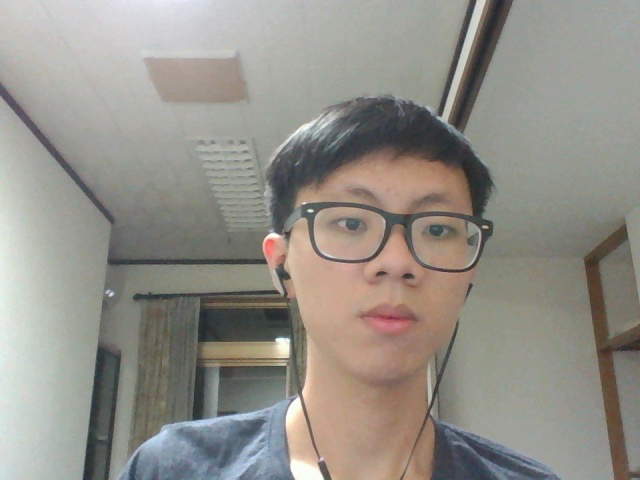
#> input picture frame 2 of ASD/1/23.avi, 640 x 480 px, given in place of vtest.avi, which was not available
$ jupyter execute --allow-errors opticflow.ipynb   (text cells are left out)
#> lines starting #> are read from the running program, lines starting #| are printed output that depends on the picture; pictures that were not available may be replaced by others from this repository, and a replacement may not be noted
[cell 1]
import cv2
import numpy as np
cap = cv2.VideoCapture("vtest.avi")
ret, frame1 = cap.read()
#> frame1 is the input picture: shape (480, 640, 3); mean B, G, R 137.1, 144.1, 147.8
prvs = cv2.cvtColor(frame1,cv2.COLOR_BGR2GRAY)
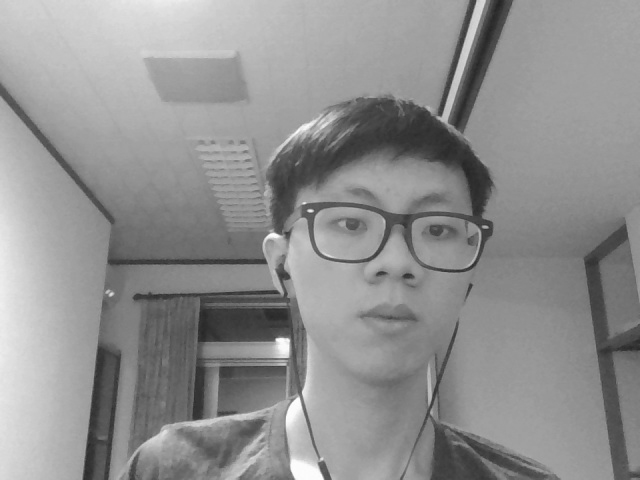
#> prvs: shape (480, 640); min 36, max 254, mean 144.3
hsv = np.zeros_like(frame1)
hsv[...,1] = 255
while(1):
    ret, frame2 = cap.read()
    next = cv2.cvtColor(frame2,cv2.COLOR_BGR2GRAY)
    flow = cv2.calcOpticalFlowFarneback(prvs,next, None, 0.5, 3, 15, 3, 5, 1.2, 0)
    mag, ang = cv2.cartToPolar(flow[...,0], flow[...,1])
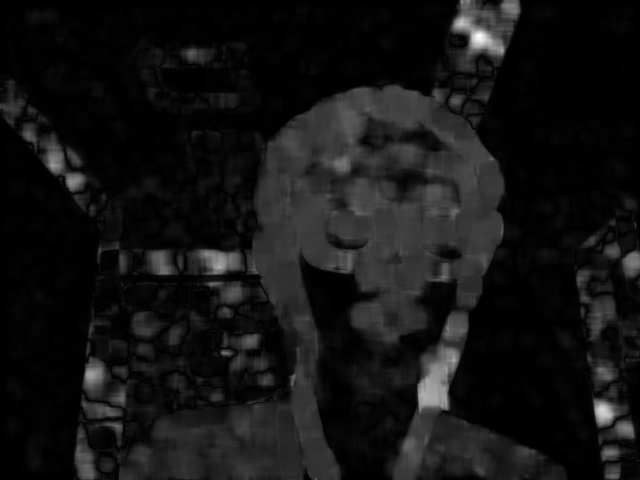
#> mag: shape (480, 640) float32; min 2.61e-05, max 4.74, mean 0.38; drawn with min black and max white
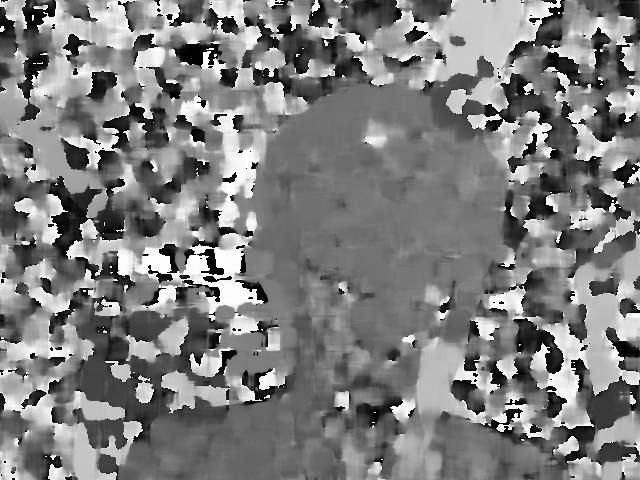
#> ang: shape (480, 640) float32; min 4.37e-05, max 6.28, mean 3.12; drawn with min black and max white
    hsv[...,0] = ang*180/np.pi/2
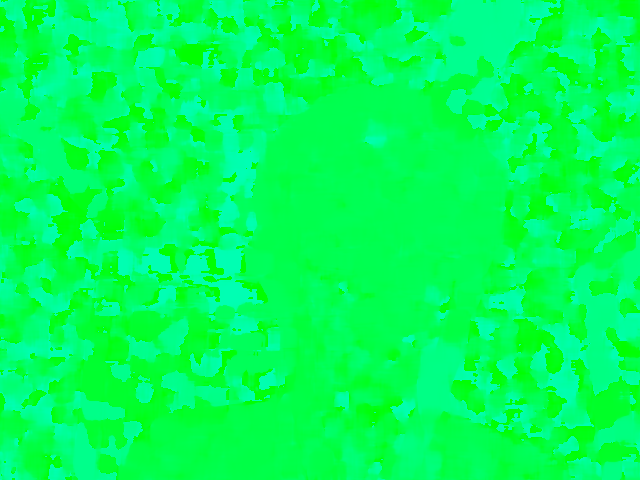
#> hsv: shape (480, 640, 3); mean of channels 0, 1, 2 89, 255, 0; drawn as B, G, R
    hsv[...,2] = cv2.normalize(mag,None,0,255,cv2.NORM_MINMAX)
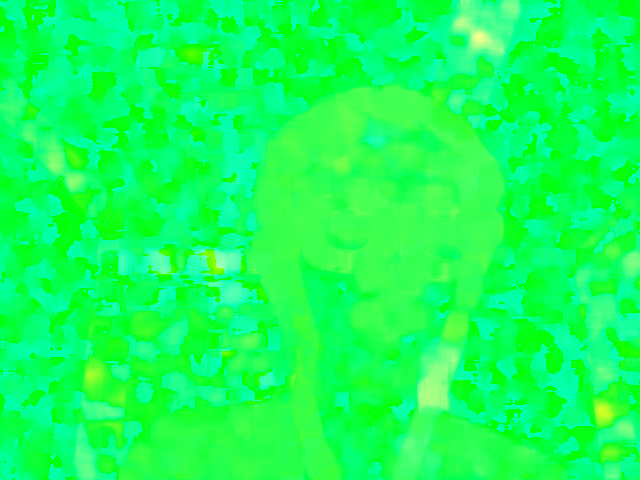
#> hsv: shape (480, 640, 3); mean of channels 0, 1, 2 89, 255, 20; drawn as B, G, R
    bgr = cv2.cvtColor(hsv,cv2.COLOR_HSV2BGR)
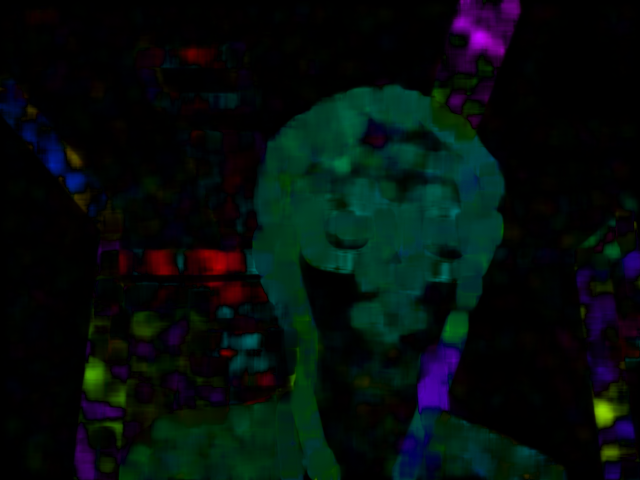
#> bgr: shape (480, 640, 3); mean B, G, R 12.4, 14, 4.3
    cv2.imshow('frame2',bgr)
    k = cv2.waitKey(30) & 0xff
#> (key Esc is pressed here)
    if k == 27:
        break
    elif k == ord('s'):
        cv2.imwrite('opticalfb.png',frame2)
        cv2.imwrite('opticalhsv.png',bgr)
    prvs = next
cap.release()
cv2.destroyAllWindows()

[cell 2]
import numpy as np
import cv2
cap = cv2.VideoCapture(0)
tmp = []
# params for ShiTomasi corner detection
feature_params = dict( maxCorners = 100,
                       qualityLevel = 0.3,
                       minDistance = 7,
                       blockSize = 7 )
# Parameters for lucas kanade optical flow
lk_params = dict( winSize  = (15,15),
                  maxLevel = 2,
                  criteria = (cv2.TERM_CRITERIA_EPS | cv2.TERM_CRITERIA_COUNT, 20, 0.03))
# Create some random colors
color = np.random.randint(0,255,(100,3))
# Take first frame and find corners in it
ret, old_frame = cap.read()
old_gray = cv2.cvtColor(old_frame, cv2.COLOR_BGR2GRAY)
p0 = cv2.goodFeaturesToTrack(old_gray, mask = None, maxCorners = 100,
                       qualityLevel = 0.3,
                       minDistance = 7,
                       blockSize = 7)
#> p0 = 18 rows, first 8: [287, 340], [439, 116], [297, 397], [310, 210], [278, 340], [320, 463], [111, 293], [287, 355]
tmp = p0
#> tmp has the same summary as p0
# Create a mask image for drawing purposes
counter = 0
HEIGHT = 0
WIDTH = 0
mask = np.zeros_like(old_frame)
while(1):
    ret,frame = cap.read()
    if(counter == 0):
        HEIGHT = frame.shape[0]
#> HEIGHT = 480
        WIDTH = frame.shape[1]
#> WIDTH = 640
    counter += 1
    frame_gray = cv2.cvtColor(frame, cv2.COLOR_BGR2GRAY)
    # calculate optical flow
    p1, st, err = cv2.calcOpticalFlowPyrLK(old_gray, frame_gray, p0, None, **lk_params)
#> p1 = 18 rows, first 8: [286.7, 340], [438.7, 116.7], [296.2, 397.6], [308.9, 210.4], [278, 340], [319.2, 463.6], [111, 293], [286.9, 355]; st = 18 values from 1 to 1; err = 18 values, max 6.25 at index 1, min 2.94 at index 4, mean 4.37
    # Select good points
    good_new = p1[st==1]
#> good_new has the same summary as p1
    good_old = p0[st==1]
#> good_old has the same summary as p0
    # draw the tracks
    for i,(new,old) in enumerate(zip(good_new,good_old)):
        a,b = new.ravel()
        c,d = old.ravel()
        mask = cv2.line(mask, (a,b),(c,d), color[i].tolist(), 2)
        frame = cv2.circle(frame,(a,b),5,color[i].tolist(),-1)
#> this loop made 18 passes
#> (a, b, c, d) on passes 1 to 12: (286.7, 340, 287, 340), (438.7, 116.7, 439, 116), (296.2, 397.6, 297, 397), (308.9, 210.4, 310, 210), (278, 340, 278, 340), (319.2, 463.6, 320, 463), (111, 293, 111, 293), (286.9, 355, 287, 355), (480.9, 228.1, 482, 228), (263, 262, 264, 262), (286.2, 277.3, 287, 277), (285.9, 368, 286, 368)
#> pass 1, `frame = cv2.circle(frame,(a,b),5,color[i].tolist(),-1)`:
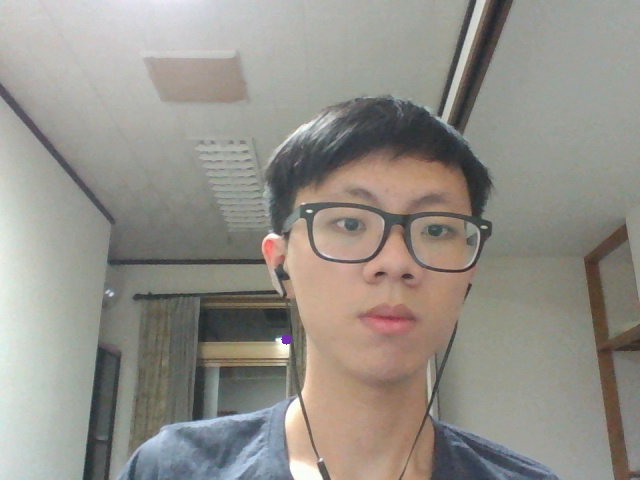
#> frame: shape (480, 640, 3); mean B, G, R 137.1, 144.1, 147.8
#> after the loop:
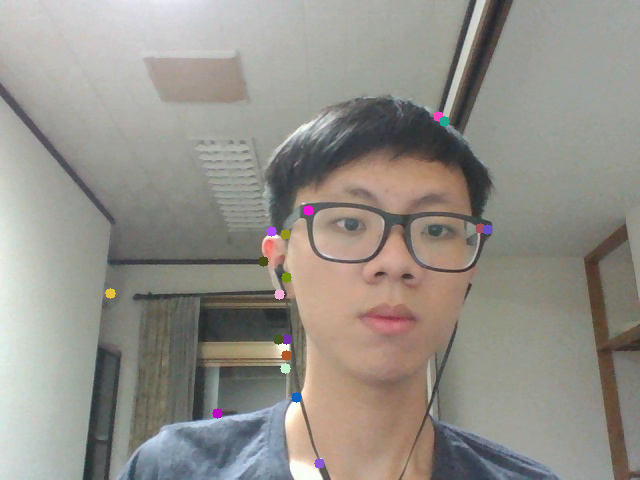
#> frame: shape (480, 640, 3); mean B, G, R 137.2, 144, 147.9
#> after the loop:
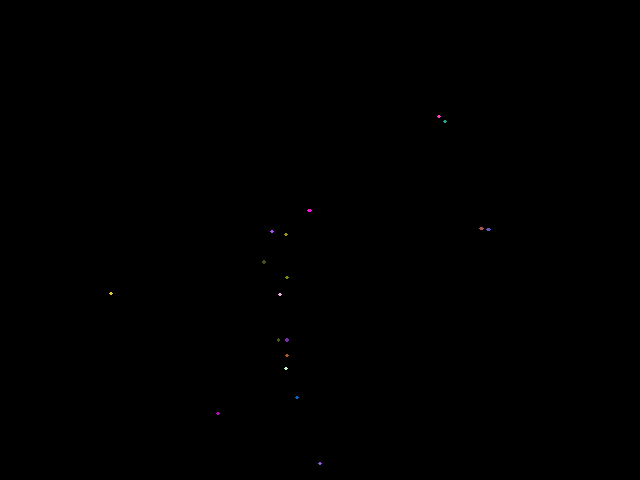
#> mask: shape (480, 640, 3); mean of channels 0, 1, 2 0.1, 0.1, 0.1; drawn as B, G, R
    img = cv2.add(frame,mask)
    cv2.imshow('frame',img)
    k = cv2.waitKey(30) & 0xff
#> (key Esc is pressed here)
    if k == 27:
        break
    # Now update the previous frame and previous points
    old_gray = frame_gray.copy()
    p0 = good_new.reshape(-1,1,2)
cv2.destroyAllWindows()
cap.release()

[cell 3]
print(HEIGHT,WIDTH)
#| 480 640
# print(tmp)
print(tmp.shape)
#| (18, 1, 2)
print(type(tmp[0,0,0]))
#| <class 'numpy.float32'>

[cell 4]
def calc_grid(WIDTH,HEIGHT,FINE_DEGREE):
#> called with WIDTH = 640, HEIGHT = 480, FINE_DEGREE = 20
    H_W_RATIO = HEIGHT / WIDTH
    X_DISTANCE = WIDTH // (FINE_DEGREE + 1)
    Y_DISTANCE = int(HEIGHT // ((FINE_DEGREE * H_W_RATIO) + 1))
    p0 = np.ndarray(((FINE_DEGREE * int(FINE_DEGREE * H_W_RATIO)), 1, 2))
    counter = 0
    Xs = np.arange(X_DISTANCE,X_DISTANCE * (FINE_DEGREE - 1) + 1, X_DISTANCE)
    Ys = np.arange(Y_DISTANCE,Y_DISTANCE * (int(FINE_DEGREE * H_W_RATIO) + 1), Y_DISTANCE)
    for y in Ys:
        for x in Xs:
            p0[counter,0,:] = [y,x]
            counter += 1
    return p0.astype(float)

$ run again, starting later in the video
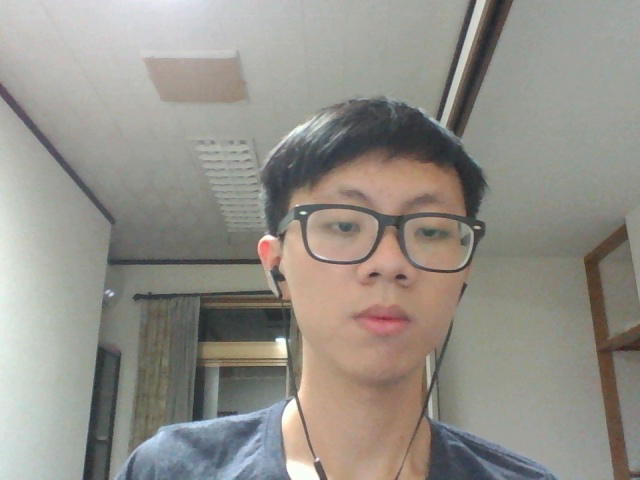
#> input picture frame 11 of ASD/1/23.avi, 640 x 480 px, given in place of vtest.avi, which was not available
#> frame1 is the input picture: shape (480, 640, 3); mean B, G, R 137.2, 144.2, 147.9
#> `bgr = cv2.cvtColor(hsv,cv2.COLOR_HSV2BGR)`:
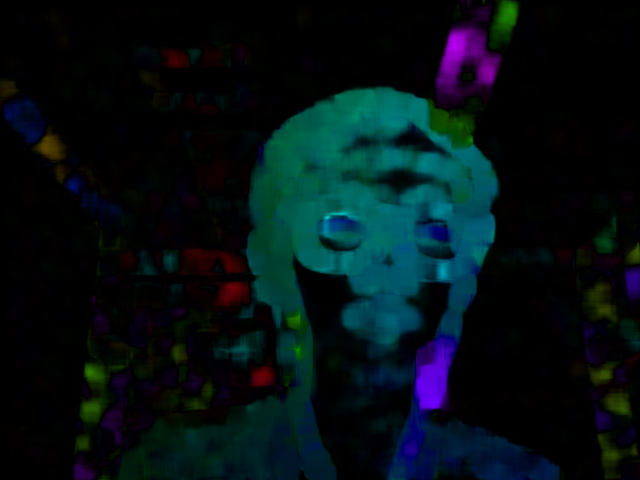
#> bgr: shape (480, 640, 3); mean B, G, R 20.2, 17.2, 3.6
#> p0 = 14 rows, first 8: [284, 355], [283, 340], [293, 398], [316, 463], [438, 121], [286, 367], [303, 213], [111, 293]
#> tmp has the same summary as p0
#> p1 = 14 rows, first 8: [282.7, 355], [282, 340.2], [291.9, 398.2], [315, 462.6], [437.4, 122.7], [285.5, 367], [300.5, 213.3], [111, 293]; st = [1, 1, 1, 1, 1, 1, 1, 1, 1, 1, 1, 1, 1, 1]; err = [8.09, 14.9, 7.45, 3.81, 7.86, 6.85, 4.74, 2.95, 5.37, 4.07, 4.65, 3.94, 3.47, 4.77]
#> good_new has the same summary as p1
#> good_old has the same summary as p0
#> the loop `for i,(new,old) in enumerate(zip(good_new,good_old)):` made 14 passes
#> (a, b, c, d) on passes 1 to 8: (282.7, 355, 284, 355), (282, 340.2, 283, 340), (291.9, 398.2, 293, 398), (315, 462.6, 316, 463), (437.4, 122.7, 438, 121), (285.5, 367, 286, 367), (300.5, 213.3, 303, 213), (111, 293, 111, 293)
#> after the loop `for i,(new,old) in enumerate(zip(good_new,good_old)):`:
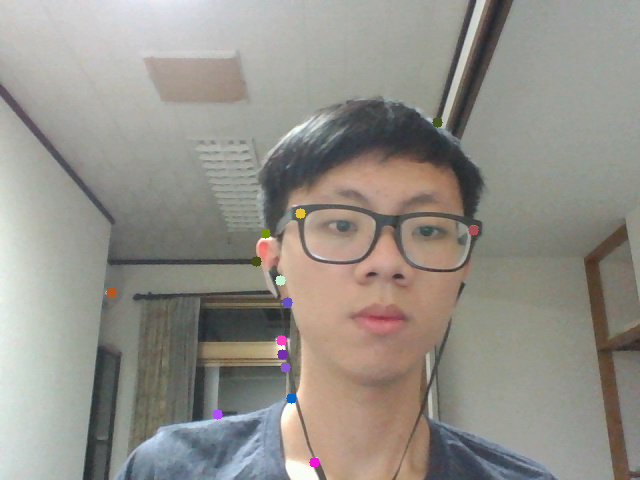
#> frame: shape (480, 640, 3); mean B, G, R 137.2, 144.1, 147.9
#| 480 640
#| (14, 1, 2)
#| <class 'numpy.float32'>

$ run again, starting later in the video
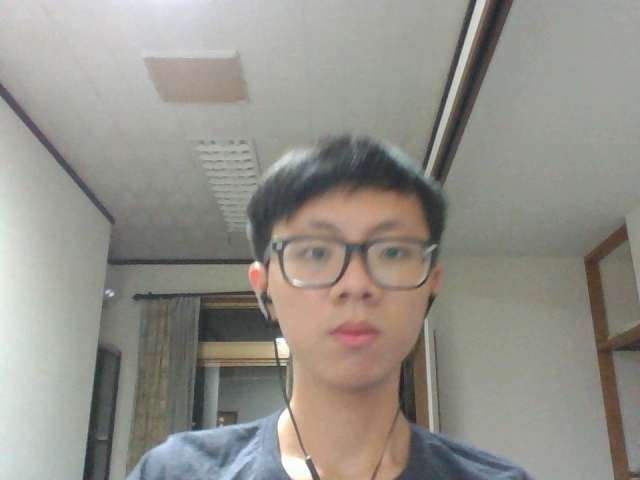
#> input picture frame 20 of ASD/1/23.avi, 640 x 480 px, given in place of vtest.avi, which was not available
#> frame1 is the input picture: shape (480, 640, 3); mean B, G, R 137.5, 144.8, 147.4
#> `bgr = cv2.cvtColor(hsv,cv2.COLOR_HSV2BGR)`:
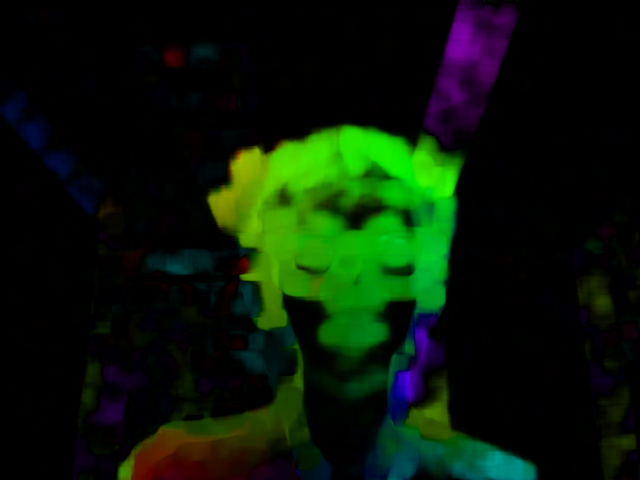
#> bgr: shape (480, 640, 3); mean B, G, R 6.4, 25.5, 8.7
#> p0 = [[278, 340], [280, 357], [256, 263], [308, 460], [285, 409], [276, 363], [111, 293], [283, 366], [289, 357]]
#> tmp has the same summary as p0
#> p1 = [[277.2, 340.2], [279.3, 357], [255.4, 269.4], [307.6, 461], [284.8, 412.1], [275.1, 363], [110.9, 292.9], [282.4, 366], [288.6, 357]]; st = [1, 1, 1, 1, 1, 1, 1, 1, 1]; err = [10.04, 5.93, 17.1, 6.89, 4.13, 3.77, 3.25, 6.11, 7.16]
#> good_new has the same summary as p1
#> good_old has the same summary as p0
#> the loop `for i,(new,old) in enumerate(zip(good_new,good_old)):` made 9 passes
#> (a, b, c, d) on passes 1 to 8: (277.2, 340.2, 278, 340), (279.3, 357, 280, 357), (255.4, 269.4, 256, 263), (307.6, 461, 308, 460), (284.8, 412.1, 285, 409), (275.1, 363, 276, 363), (110.9, 292.9, 111, 293), (282.4, 366, 283, 366)
#> after the loop `for i,(new,old) in enumerate(zip(good_new,good_old)):`:
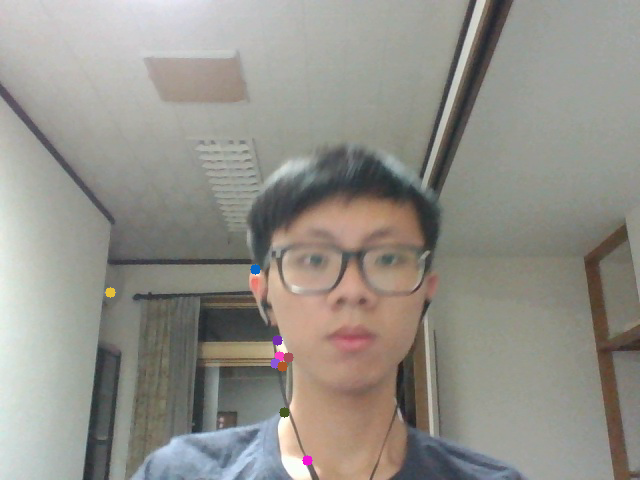
#> frame: shape (480, 640, 3); mean B, G, R 137.5, 144.6, 147.2
#| 480 640
#| (9, 1, 2)
#| <class 'numpy.float32'>
